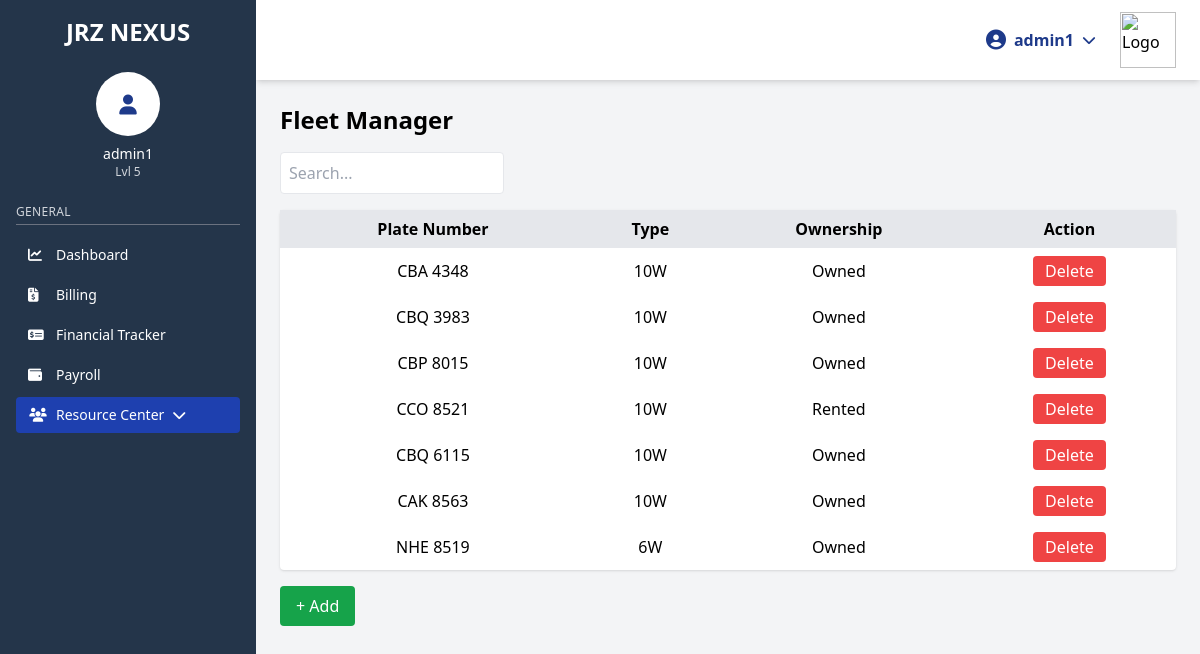
The page /fleet_manager.php (signed in) on the database its author committed.
### tables this page shows
CREATE TABLE `users` (
  `id` int(11) NOT NULL,
  `username` varchar(50) NOT NULL,
  `password` varchar(255) NOT NULL,
  `role` enum('admin','user') NOT NULL
);

CREATE TABLE `fleet` (
  `id` int(11) NOT NULL,
  `plate_number` varchar(100) DEFAULT NULL,
  `type` varchar(100) DEFAULT NULL,
  `ownership` varchar(100) DEFAULT NULL
);

### fleet_manager.php (the view, shortened to what this page needs)
<?php
require 'dbconnection.php';
$search = $_GET['search'] ?? '';
$result = $conn->query("SELECT * FROM fleet WHERE plate_number LIKE '%$search%'");
?>
<body class="h-screen overflow-hidden">
    <div class="flex h-full">
        <?php include 'sidebar.php'; ?>
        <div class="flex-1 flex flex-col overflow-auto">
            <?php include 'topnav.php'; ?>
            <main class="p-6 flex-1 bg-gray-100 overflow-auto">
                <h1 class="text-2xl font-bold mb-4">Fleet Manager</h1>
                <input type="text" id="searchInput" placeholder="Search..." class="mb-4 px-2 py-2 w-1/4 rounded border">
                <form method="post">
                    <table class="w-full table-auto bg-white shadow rounded">
                        <thead>
                            <tr class="bg-gray-200 text-center">
                                <th class="p-2">Plate Number</th>
                                <th class="p-2">Type</th>
                                <th class="p-2">Ownership</th>
                                <th class="p-2">Action</th>
                            </tr>
                        </thead>
                        <tbody id="fleetBody">
                            <?php while ($row = $result->fetch_assoc()): ?>
                                <tr>
                                    <td class="p-2 text-center"><?= htmlspecialchars($row['plate_number']) ?></td>
                                    <td class="p-2 text-center"><?= htmlspecialchars($row['type']) ?></td>
                                    <td class="p-2 text-center"><?= htmlspecialchars($row['ownership']) ?></td>
                                    <td class="p-2 text-center">
                                        <button type="submit" name="delete" value="1" class="bg-red-500 text-white px-3 py-1 rounded"
                                            onclick="return confirm('Are you sure you want to delete this vehicle?');">
                                            Delete
                                        </button>
                                    </td>
                                </tr>
                            <?php endwhile; ?>
                        </tbody>
                    </table>
                </form>
                <button onclick="document.getElementById('addModal').classList.remove('hidden')"
                    class="bg-green-600 text-white px-4 py-2 rounded mb-4">
                    + Add
                </button>
            </main>
        </div>
    </div>
</body>

### sidebar.php (shortened to what this page needs)
<?php
require 'dbconnection.php';
function isActive($pages)
{
    $current = basename($_SERVER['PHP_SELF']);
    if (is_array($pages)) {
        return in_array($current, $pages) ? 'bg-blue-800' : 'hover:bg-blue-700';
    } else {
        return $current === $pages ? 'bg-blue-800' : 'hover:bg-blue-700';
    }
}
$resourcePages = ['accounts_manager.php', 'fleet_manager.php', 'trip_manager.php', 'payroll_manager.php'];
$resourceActive = isActive($resourcePages);
$username = 'Guest';
if (isset($_SESSION['user_id'])) {
    $user_id = $_SESSION['user_id'];
    $stmt = $conn->prepare("SELECT username FROM users WHERE id = ?");
    $stmt->bind_param("i", $user_id);
    $stmt->execute();
    $stmt->bind_result($fetchedUsername);
    if ($stmt->fetch()) {
        $username = $fetchedUsername;
    }
}
?>
<?php include 'header.php'; ?>
<div class="w-64 h-screen bg-[#24354a] text-white flex flex-col p-4">
    <div class="text-center mb-6">
        <h1 class="text-2xl font-bold">JRZ NEXUS</h1>
    </div>
    <div class="flex flex-col items-center mb-6">
        <div class="w-16 h-16 rounded-full bg-white text-blue-900 flex items-center justify-center mb-2">
            <i class="fas fa-user fa-lg"></i>
        </div>
        <div class="text-sm text-white"><?= htmlspecialchars($username) ?></div>
        <div class="text-xs text-gray-300">Lvl 5</div>
    </div>
    <div class="text-xs uppercase tracking-wide text-gray-300 border-b border-gray-500 pb-1 mb-3">General</div>
    <nav class="flex flex-col space-y-1 text-sm">
        <a href="dashboard.php" class="flex items-center space-x-2 px-3 py-2 rounded <?= isActive('dashboard.php') ?>">
            <i class="fas fa-chart-line w-5 text-white"></i>
            <span>Dashboard</span>
        </a>
        <a href="billing.php" class="flex items-center space-x-2 px-3 py-2 rounded <?= isActive('billing.php') ?>">
            <i class="fas fa-file-invoice-dollar w-5 text-white"></i>
            <span>Billing</span>
        </a>
        <a href="tracker.php" class="flex items-center space-x-2 px-3 py-2 rounded <?= isActive('tracker.php') ?>">
            <i class="fas fa-money-check-alt w-5 text-white"></i>
            <span>Financial Tracker</span>
        </a>
        <a href="payroll.php" class="flex items-center space-x-2 px-3 py-2 rounded <?= isActive('payroll.php') ?>">
            <i class="fas fa-wallet w-5 text-white"></i>
            <span>Payroll</span>
        </a>
        <div class="relative list-none">
            <button onclick="toggleResourceDropdown()" class="w-full flex items-center space-x-2 px-3 py-2 rounded <?= $resourceActive ?: 'hover:bg-blue-700' ?> text-white focus:outline-none">
                <i class="fas fa-users w-5"></i>
                <span>Resource Center</span>
                <i class="fas fa-chevron-down ml-auto text-sm"></i>
            </button>
        </div>
    </nav>
</div>

### topnav.php (shortened to what this page needs)
<?php include 'header.php'; ?>
<div class="w-full bg-white shadow-md px-6 py-3 flex items-center justify-end gap-6 z-10">
    <div class="relative inline-block text-left">
        <button onclick="toggleDropdown()" class="flex items-center space-x-2 text-blue-900 font-semibold focus:outline-none">
            <i class="fas fa-user-circle text-xl"></i>
            <span><?= htmlspecialchars($username) ?></span>
            <i class="fas fa-chevron-down text-sm"></i>
        </button>
    </div>
    <img src="assets/TRULINK.png" alt="Logo" class="h-14 w-auto object-contain">
</div>

### rows shown on the page
users: username "admin1"
fleet: plate_number "CBA 4348", type "10W", ownership "Owned"
fleet: plate_number "CBQ 3983", type "10W", ownership "Owned"
fleet: plate_number "CBP 8015", type "10W", ownership "Owned"
fleet: plate_number "CCO 8521", type "10W", ownership "Rented"
fleet: plate_number "CBQ 6115", type "10W", ownership "Owned"
fleet: plate_number "CAK 8563", type "10W", ownership "Owned"
fleet: plate_number "NHE 8519", type "6W", ownership "Owned"
